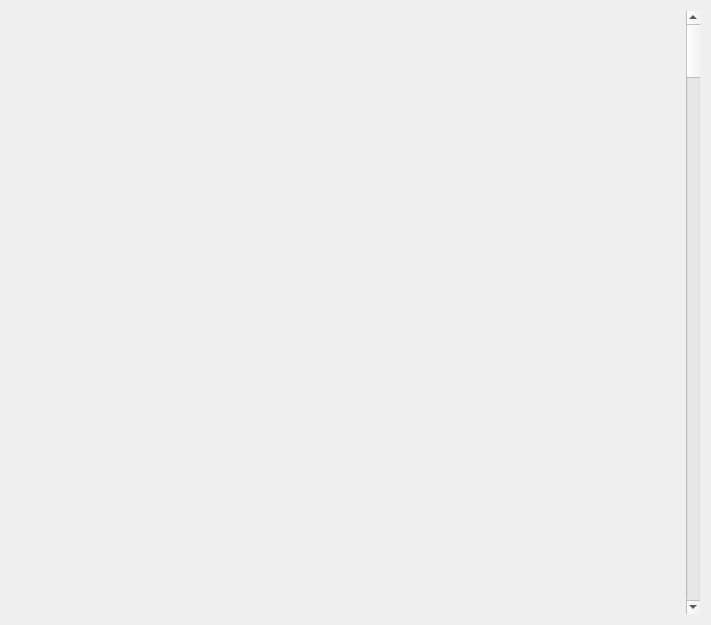
<?xml version="1.0" encoding="UTF-8"?>
<ui version="4.0">
 <class>Login</class>
 <widget class="QWidget" name="Login">
  <property name="geometry">
   <rect>
    <x>0</x>
    <y>0</y>
    <width>711</width>
    <height>625</height>
   </rect>
  </property>
  <property name="windowTitle">
   <string>Form</string>
  </property>
  <layout class="QGridLayout" name="gridLayout">
   <item row="0" column="0">
    <widget class="QLabel" name="label">
     <property name="styleSheet">
      <string notr="true">image: url(:/Desktop/2.png);</string>
     </property>
     <property name="text">
      <string/>
     </property>
    </widget>
   </item>
   <item row="0" column="1">
    <widget class="QScrollBar" name="verticalScrollBar">
     <property name="orientation">
      <enum>Qt::Vertical</enum>
     </property>
    </widget>
   </item>
  </layout>
 </widget>
 <resources/>
 <connections/>
</ui>
